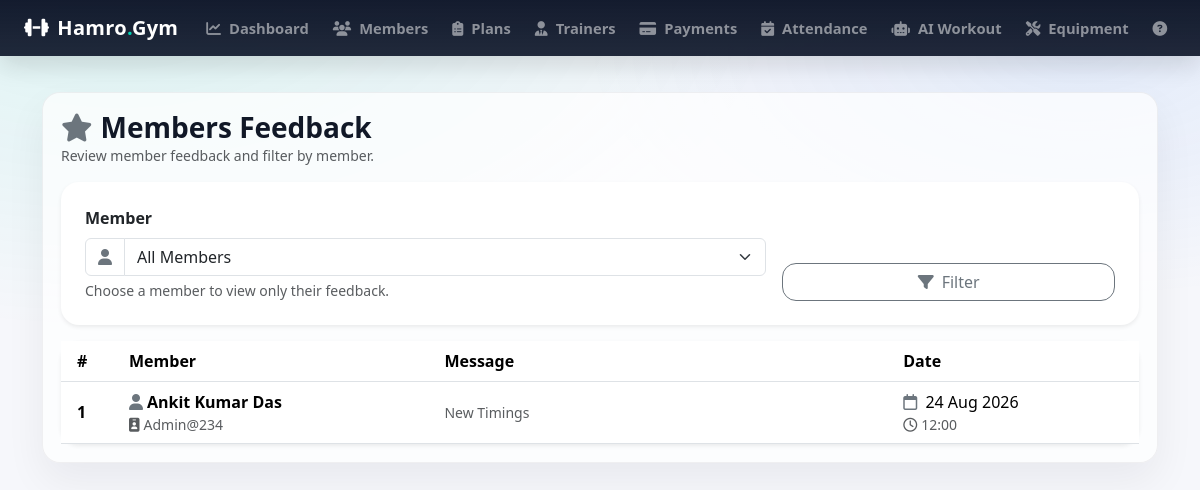
The page /admin_feedback_list/ (signed in) on the database its author committed.
### gymapp/models.py (models this page shows, shortened)
class Feedback(models.Model):
    member = models.ForeignKey(
        MemberProfile,
        on_delete=models.CASCADE,
        related_name='feedbacks'
    )
    message = models.TextField()
    created_at = models.DateTimeField(auto_now_add=True)

class MemberProfile(models.Model):
    GENDER_CHOICES = (
        ('MALE', 'Male'),
        ('FEMALE', 'Female'),
        ('OTHER', 'Other'),
    )
    user = models.OneToOneField(settings.AUTH_USER_MODEL, on_delete=models.CASCADE, related_name='member_profile')
    full_name = models.CharField(max_length=100)
    mobile = models.CharField(max_length=15)
    age = models.PositiveIntegerField(null=True, blank=True)
    gender = models.CharField(max_length=10, choices=GENDER_CHOICES, null=True, blank=True)
    address = models.TextField(blank=True)
    join_date = models.DateField(default=timezone.now)
    plan = models.ForeignKey(MembershipPlan,
                             on_delete=models.SET_NULL, # If plan is deleted, set to null
                             null=True, blank=True,
                             related_name='members'
                             )
    trainer = models.ForeignKey(Trainer,
                                on_delete=models.SET_NULL, # If trainer is deleted, set to null
                                null=True, blank=True,
                                related_name='members' # access members via trainer.members
                                )
    membership_start = models.DateField(null=True, blank=True)
    membership_end = models.DateField(null=True, blank=True)

class User(AbstractUser):
    ROLE_CHOICES = [
        ('ADMIN', 'Admin'),
        ('MEMBER', 'Member'),
    ]
    role = models.CharField(max_length=20, choices=ROLE_CHOICES, default='MEMBER')

### gymapp/views.py (the view)
    def wrapper(request, *args, **kwargs):
        if not request.user.is_authenticated or getattr(request.user, 'role', None) != 'ADMIN':
            messages.error(request, 'You must be logged in as an admin to access this page.')
            return redirect('admin_login')  # Redirect to the admin login page
        return view_func(request, *args, **kwargs)

### gymapp/views.py (called while the page is built)
def admin_required(view_func):
    def wrapper(request, *args, **kwargs):
        if not request.user.is_authenticated or getattr(request.user, 'role', None) != 'ADMIN':
            messages.error(request, 'You must be logged in as an admin to access this page.')
            return redirect('admin_login')  # Redirect to the admin login page
        return view_func(request, *args, **kwargs)
    return wrapper

@admin_required
def admin_feedback_list(request):
    members = MemberProfile.objects.all().order_by('full_name')
    feedbacks = Feedback.objects.select_related('member').order_by('-created_at')
    member_id = request.GET.get('member')
    if member_id:
        feedbacks = feedbacks.filter(member_id=member_id)
    return render(request, 'admin_feedback_list.html', {
        'members': members,
        'feedbacks': feedbacks,
        'selected_member': member_id,
    })

### gymapp/templates/admin_feedback_list.html (shortened to what this page needs)
{% extends 'base.html' %}
{% block content %}
<div class="d-flex flex-wrap justify-content-between align-items-center gap-2 mb-3">
    <div>
        <h3 class="mb-0 fw-bold">
            <i class="fa-solid fa-star me-2 text-secondary"></i>Members Feedback
        </h3>
        <div class="text-muted small">Review member feedback and filter by member.</div>
    </div>
</div>
<div class="card border-0 shadow-sm mb-3" style="border-radius:18px;">
    <div class="card-body p-3 p-md-4">
        <form method="get" class="row g-3 align-items-end">
            <div class="col-12 col-md-8">
                <label class="form-label fw-semibold">Member</label>
                <div class="input-group">
                    <span class="input-group-text bg-white">
                        <i class="fa-solid fa-user text-secondary"></i>
                    </span>
                    <select name="member" class="form-select">
                        <option value="">All Members</option>
                    </select>
                </div>
                <div class="form-text">Choose a member to view only their feedback.</div>
            </div>
            <div class="col-12 col-md-4">
                <button class="btn btn-outline-secondary w-100" style="border-radius:14px;">
                    <i class="fa-solid fa-filter me-2"></i>Filter
                </button>
            </div>
        </form>
    </div>
</div>
<div class="card border-0 shadow-sm" style="border-radius:18px;">
    <div class="card-body p-0">
        <div class="table-responsive">
            <table class="table table-hover align-middle mb-0">
                <thead style="background: rgba(15,23,42,.98); color:#fff;">
                <tr>
                    <th class="ps-3" style="width:60px;">#</th>
                    <th style="min-width:220px;">Member</th>
                    <th style="min-width:320px;">Message</th>
                    <th style="min-width:170px;">Date</th>
                </tr>
                </thead>
                <tbody>
                {% for fb in feedbacks %}
                    <tr>
                        <td class="ps-3 fw-semibold">{{ forloop.counter }}</td>
                        <td>
                            <div class="fw-semibold">
                                <i class="fa-solid fa-user me-1 text-secondary"></i>{{ fb.member.full_name }}
                            </div>
                            <div class="small text-muted">
                                <i class="fa-solid fa-id-badge me-1"></i>{{ fb.member.user.username }}
                            </div>
                        </td>
                        <td>
                            <div class="small text-muted" style="max-width:520px; white-space:normal;">
                                {{ fb.message }}
                            </div>
                        </td>
                        <td class="text-nowrap">
                            <i class="fa-regular fa-calendar me-1 text-secondary"></i>
                            {{ fb.created_at|date:"d M Y" }}
                            <div class="small text-muted">
                                <i class="fa-regular fa-clock me-1"></i>{{ fb.created_at|date:"H:i" }}
                            </div>
                        </td>
                    </tr>
                {% endfor %}
                </tbody>
            </table>
        </div>
    </div>
</div>
{% endblock %}

### gymapp/templates/base.html (style rules this page uses)
:root { --brand: #00d1b2; --dark-2: #0f172a; --card: #ffffff; --muted: #6b7280; }
body { background: radial-gradient(1200px 600px at 10% 0%, rgba(0, 209, 178, .10), transparent 55%), radial-gradient(900px 450px at 90% 10%, rgba(59, 130, 246, .10), transparent 55%), #f6f7fb; color: #111827; }

### rows shown on the page
Feedback: member.full_name "Ankit Kumar Das", member.user.username "Admin@234", message "New Timings", created_at "24 Aug 2026", created_at "12:00"
